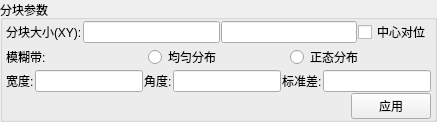
        <widget class="QGroupBox" name="gb_BlkPara">
         <property name="title">
          <string>分块参数</string>
         </property>
         <layout class="QVBoxLayout" name="verticalLayout_5">
          <property name="spacing">
           <number>1</number>
          </property>
          <property name="leftMargin">
           <number>3</number>
          </property>
          <property name="topMargin">
           <number>0</number>
          </property>
          <property name="rightMargin">
           <number>3</number>
          </property>
          <property name="bottomMargin">
           <number>0</number>
          </property>
          <item>
           <layout class="QHBoxLayout" name="ly_Blk1">
            <property name="spacing">
             <number>1</number>
            </property>
            <item>
             <widget class="QLabel" name="lb_BlkXY">
              <property name="text">
               <string>分块大小(XY):</string>
              </property>
             </widget>
            </item>
            <item>
             <widget class="QLineEdit" name="le_BlkValX"/>
            </item>
            <item>
             <widget class="QLineEdit" name="le_BlkVaY"/>
            </item>
            <item>
             <widget class="QCheckBox" name="cb_BlkCen">
              <property name="text">
               <string>中心对位</string>
              </property>
             </widget>
            </item>
           </layout>
          </item>
          <item>
           <layout class="QHBoxLayout" name="ly_Blk2">
            <property name="spacing">
             <number>1</number>
            </property>
            <item>
             <widget class="QLabel" name="lb_BlkFuz">
              <property name="text">
               <string>模糊带:</string>
              </property>
             </widget>
            </item>
            <item>
             <widget class="QRadioButton" name="rbtn_BlkUni">
              <property name="text">
               <string>均匀分布</string>
              </property>
             </widget>
            </item>
            <item>
             <widget class="QRadioButton" name="rbtn_BlkNor">
              <property name="text">
               <string>正态分布</string>
              </property>
             </widget>
            </item>
           </layout>
          </item>
          <item>
           <layout class="QHBoxLayout" name="ly_Blk3">
            <property name="spacing">
             <number>1</number>
            </property>
            <item>
             <widget class="QLabel" name="lb_BlkW">
              <property name="text">
               <string>宽度:</string>
              </property>
             </widget>
            </item>
            <item>
             <widget class="QLineEdit" name="le_BlkValW"/>
            </item>
            <item>
             <widget class="QLabel" name="lb_BlkA">
              <property name="text">
               <string>角度:</string>
              </property>
             </widget>
            </item>
            <item>
             <widget class="QLineEdit" name="le_BlkValA"/>
            </item>
            <item>
             <widget class="QLabel" name="lb_BlkSd">
              <property name="text">
               <string>标准差:</string>
              </property>
             </widget>
            </item>
            <item>
             <widget class="QLineEdit" name="le_BlkValSd"/>
            </item>
           </layout>
          </item>
          <item>
           <layout class="QHBoxLayout" name="ly_Blk4">
            <property name="spacing">
             <number>1</number>
            </property>
            <item>
             <spacer name="sp_Blk1">
              <property name="orientation">
               <enum>Qt::Horizontal</enum>
              </property>
              <property name="sizeHint" stdset="0">
               <size>
                <width>40</width>
                <height>20</height>
               </size>
              </property>
             </spacer>
            </item>
            <item>
             <widget class="QPushButton" name="btn_BlkApp">
              <property name="sizePolicy">
               <sizepolicy hsizetype="Preferred" vsizetype="Fixed">
                <horstretch>0</horstretch>
                <verstretch>0</verstretch>
               </sizepolicy>
              </property>
              <property name="text">
               <string>应用</string>
              </property>
             </widget>
            </item>
           </layout>
          </item>
         </layout>
        </widget>
